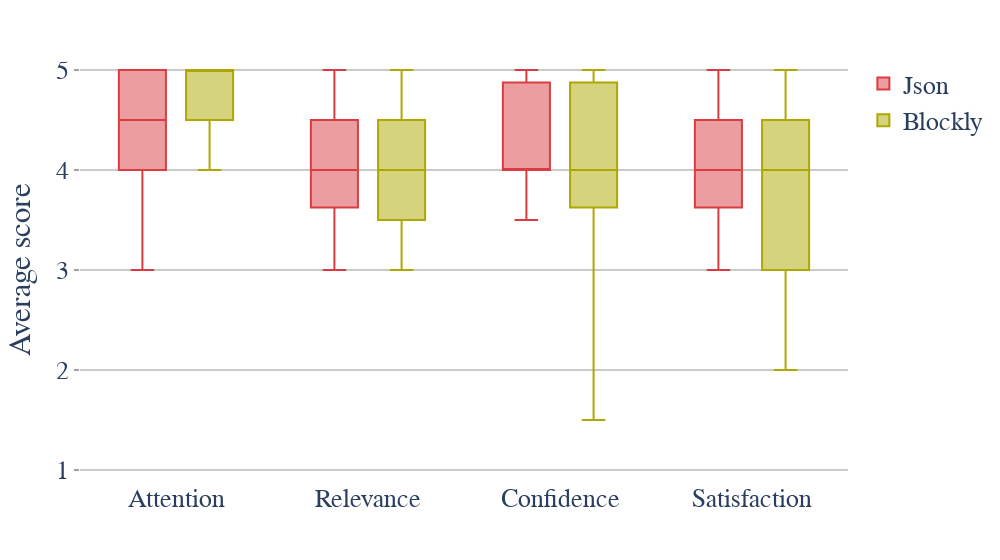

The cell this chart's notebook holds for it:
### Markdown cell above
#### Plot ARCS results

### Code cell
fig = px.box(df_hypo2_arcs, y="Score", x="Dimension", color="Approach", color_discrete_map={"Json": "rgba(218, 60, 66, 1.00)","Blockly": "#aea700"})
fig.update_layout(font_family="Old Standard TT, serif", font_size=26, width=1000, plot_bgcolor="rgb(255,255,255)", yaxis_range=[0.9, 5.1], legend_title="")
fig.update_traces(whiskerwidth=0.5, jitter=0.2, boxpoints=False)
fig.update_xaxes(title="", showgrid=True)
fig.update_yaxes(title='Average score', showgrid=True, gridcolor="rgb(150,150,150)", dtick=1, ticks="outside", tickson="boundaries")
fig.show()

### Figure 1 — Plotly figure (JSON) as saved in the notebook; plotly's stock layout.template omitted (floating-point values rounded to 4 significant figures)
{"data": [{"alignmentgroup": "True", "boxpoints": false, "hovertemplate": "Approach=Json<br>Dimension=%{x}<br>Score=%{y}<extra></extra>", "jitter": 0.2, "legendgroup": "Json", "marker": {"color": "rgba(218, 60, 66, 1.00)"}, "name": "Json", "notched": false, "offsetgroup": "Json", "orientation": "v", "showlegend": true, "type": "box", "whiskerwidth": 0.5, "x": ["Attention", "Relevance", "Confidence", "Satisfaction", "Attention", "Relevance", "Confidence", "Satisfaction", "Attention", "Relevance", "Confidence", "Satisfaction", "Attention", "Relevance", "Confidence", "Satisfaction", "Attention", "Relevance", "Confidence", "Satisfaction", "Attention", "Relevance", "Confidence", "Satisfaction", "Attention", "Relevance", "Confidence", "Satisfaction", "Attention", "Relevance", "Confidence", "Satisfaction", "Attention", "Relevance", "Confidence", "Satisfaction", "Attention", "Relevance", "Confidence", "Satisfaction", "Attention", "Relevance", "Confidence", "Satisfaction", "Attention", "Relevance", "Confidence", "Satisfaction", "Attention", "Relevance", "Confidence", "Satisfaction", "Attention", "Relevance", "Confidence", "Satisfaction", "Attention", "Relevance", "Confidence", "Satisfaction"], "x0": " ", "xaxis": "x", "y": [3, 4, 3.5, 3, 4.5, 3.5, 4.5, 4.5, 5, 5, 5, 4.5, 5, 3.5, 4.5, 4, 3.5, 3, 4, 3, 5, 5, 5, 4.5, 5, 4.5, 5, 4.5, 5, 4.5, 5, 5, 4, 4, 4, 4, 4, 4, 4, 4, 4, 4, 4, 4, 4.5, 3.5, 4.5, 3.5, 4, 4, 4, 3.5, 5, 4.5, 4, 4, 5, 4, 3.5, 4], "y0": " ", "yaxis": "y"}, {"alignmentgroup": "True", "boxpoints": false, "hovertemplate": "Approach=Blockly<br>Dimension=%{x}<br>Score=%{y}<extra></extra>", "jitter": 0.2, "legendgroup": "Blockly", "marker": {"color": "#aea700"}, "name": "Blockly", "notched": false, "offsetgroup": "Blockly", "orientation": "v", "showlegend": true, "type": "box", "whiskerwidth": 0.5, "x": ["Attention", "Relevance", "Confidence", "Satisfaction", "Attention", "Relevance", "Confidence", "Satisfaction", "Attention", "Relevance", "Confidence", "Satisfaction", "Attention", "Relevance", "Confidence", "Satisfaction", "Attention", "Relevance", "Confidence", "Satisfaction", "Attention", "Relevance", "Confidence", "Satisfaction", "Attention", "Relevance", "Confidence", "Satisfaction", "Attention", "Relevance", "Confidence", "Satisfaction", "Attention", "Relevance", "Confidence", "Satisfaction", "Attention", "Relevance", "Confidence", "Satisfaction", "Attention", "Relevance", "Confidence", "Satisfaction", "Attention", "Relevance", "Confidence", "Satisfaction", "Attention", "Relevance", "Confidence", "Satisfaction", "Attention", "Relevance", "Confidence", "Satisfaction", "Attention", "Relevance", "Confidence", "Satisfaction"], "x0": " ", "xaxis": "x", "y": [4, 3, 1.5, 2, 4.5, 4.5, 5, 4.5, 5, 3.5, 3.5, 3, 5, 4, 5, 4.5, 5, 4.5, 5, 4.5, 5, 5, 4.5, 4, 5, 4, 4, 3, 4.5, 4.5, 3.5, 3.5, 5, 4, 4, 4, 5, 4.5, 5, 4.5, 4.5, 3.5, 4.5, 5, 4, 4, 2.5, 2, 4, 3.5, 4, 4, 5, 4.5, 4, 4, 4.5, 3.5, 4, 2.5], "y0": " ", "yaxis": "y"}], "layout": {"boxmode": "group", "font": {"family": "Old Standard TT, serif", "size": 26}, "legend": {"title": {"text": ""}, "tracegroupgap": 0}, "margin": {"t": 60}, "plot_bgcolor": "rgb(255,255,255)", "width": 1000, "xaxis": {"anchor": "y", "domain": [0, 1], "showgrid": true, "title": {"text": ""}}, "yaxis": {"anchor": "x", "domain": [0, 1], "dtick": 1, "gridcolor": "rgb(150,150,150)", "range": [0.9, 5.1], "showgrid": true, "ticks": "outside", "tickson": "boundaries", "title": {"text": "Average score"}}}}
